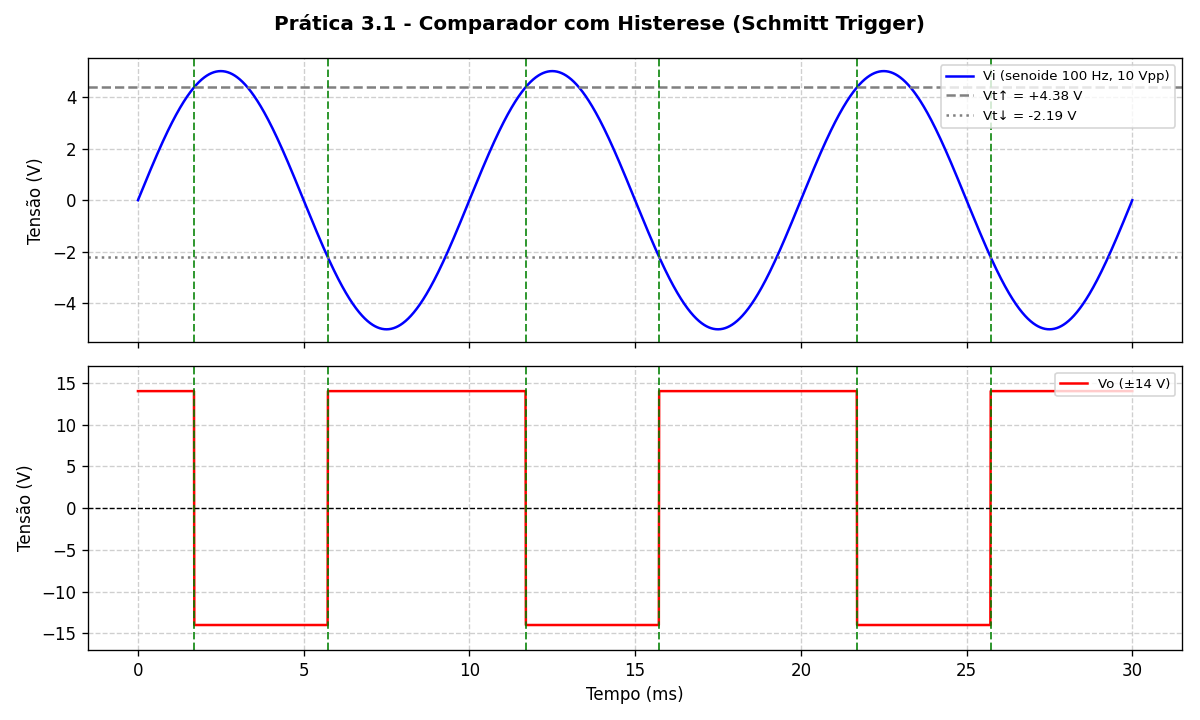

Here is the Python script that generated this plot:
import matplotlib.pyplot as plt
import numpy as np

# Entrada: senoide de 100 Hz, 10 Vpp
f = 100
T = 1 / f
t = np.linspace(0, 3 * T, 3000)
Vi = 5 * np.sin(2 * np.pi * f * t)

# Ajuste V_sat e V_d com os valores medidos na bancada
V_sat = 14.0   # saturação aproximada do LM741 com ±15 V
V_d = 0.7      # queda no 1N4148

# Vo = +Vsat: diodo cortado -> divisor 22k / 10k
vt_up = V_sat * 10 / (22 + 10)
# Vo = -Vsat: diodo conduz -> análise nodal no pino 3 (22k, 10k, 4,7k + diodo)
vt_down = (-V_sat / 22 - V_d / 4.7) / (1 / 22 + 1 / 10 + 1 / 4.7)

# Comparador inversor com histerese (Vi no pino 2)
Vo = np.zeros_like(Vi)
state = V_sat
for i in range(len(Vi)):
    if state == V_sat and Vi[i] > vt_up:
        state = -V_sat
    elif state == -V_sat and Vi[i] < vt_down:
        state = V_sat
    Vo[i] = state

print(f"Vt_up   = {vt_up:+.3f} V")
print(f"Vt_down = {vt_down:+.3f} V")

fig, (ax1, ax2) = plt.subplots(2, 1, figsize=(10, 6), sharex=True)
fig.suptitle("Prática 3.1 - Comparador com Histerese (Schmitt Trigger)",
             fontsize=12, weight="bold")

ax1.plot(t * 1e3, Vi, color="blue", label="Vi (senoide 100 Hz, 10 Vpp)")
ax1.axhline(vt_up, color="gray", linestyle="--",
            label=f"Vt↑ = {vt_up:+.2f} V")
ax1.axhline(vt_down, color="gray", linestyle=":",
            label=f"Vt↓ = {vt_down:+.2f} V")
ax1.set_ylabel("Tensão (V)")
ax1.grid(True, linestyle="--", alpha=0.6)
ax1.legend(loc="upper right", fontsize=8)

ax2.plot(t * 1e3, Vo, color="red", label=f"Vo (±{V_sat:.0f} V)")
ax2.axhline(0, color="black", linewidth=0.8, linestyle="--")
ax2.set_ylabel("Tensão (V)")
ax2.set_xlabel("Tempo (ms)")
ax2.set_ylim(-17, 17)
ax2.grid(True, linestyle="--", alpha=0.6)
ax2.legend(loc="upper right", fontsize=8)

# Linhas verticais nos instantes de comutação
for idx in np.flatnonzero(np.diff(Vo)) + 1:
    for ax in (ax1, ax2):
        ax.axvline(t[idx] * 1e3, color="green", linestyle="--",
                   alpha=0.8, linewidth=1.2)

plt.tight_layout()
plt.savefig(__file__.replace(".py", ".png"), dpi=120)
plt.show()
